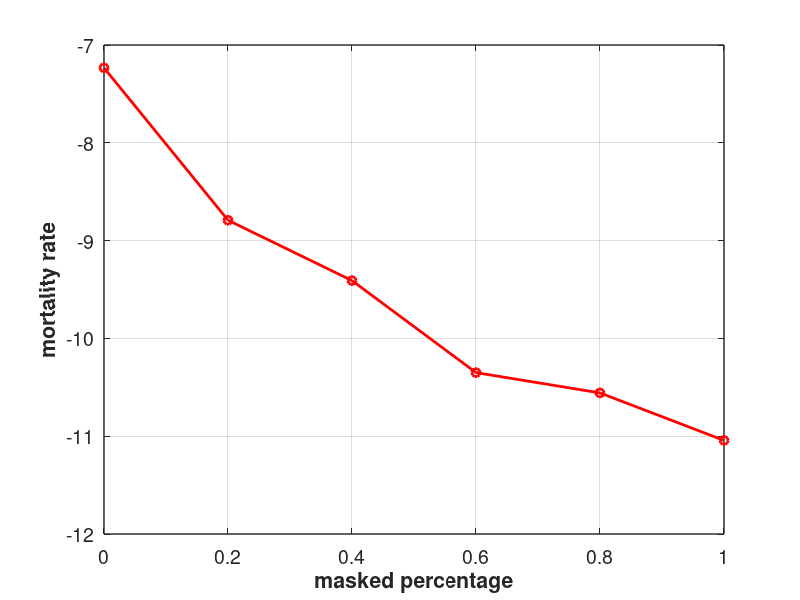
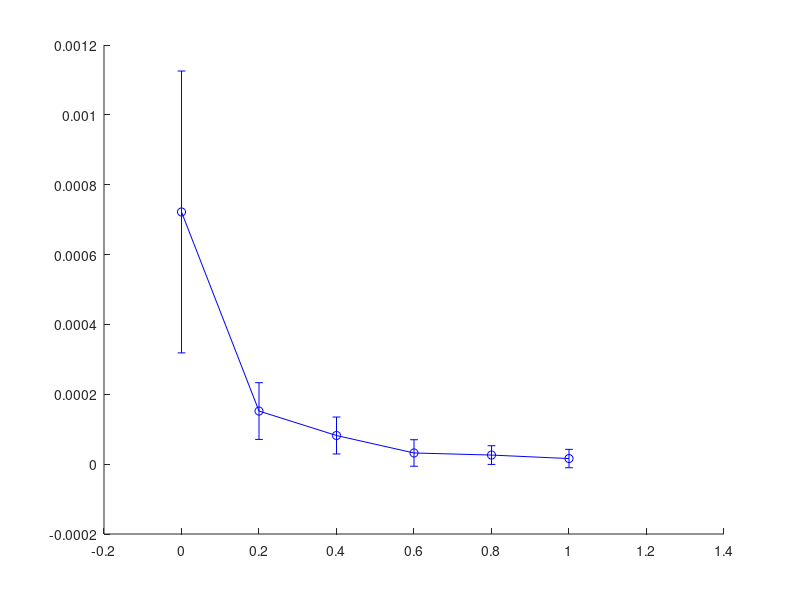

MATLAB code for these plots, in order: (Note: this script raises an error after producing the figures.)
num_trial = 6;

peak_infected = zeros(1,num_trial);
peak_infected_std = zeros(1,num_trial);
death_200d = zeros(1,num_trial);
death_200d_std = zeros(1,num_trial);
peak_infected_ratio = zeros(1,num_trial);
peak_infected_std_ratio = zeros(1,num_trial);
death_200d_ratio = zeros(1,num_trial);
death_200d_std_ratio = zeros(1,num_trial);

x_cord  = 1;
load 0.00_0.20.mat
peak_infected(:,x_cord ) = mean(max(tot_infected_n));
peak_infected_std(:,x_cord ) = std(max(tot_infected_n));
death_200d(:,x_cord ) = mean(tot_dead_n(floor(num_iter),:));
death_200d_std(:,x_cord ) = std(tot_dead_n(floor(num_iter),:));
peak_infected_ratio(:,x_cord ) = peak_infected(:,x_cord ) / num_population;
peak_infected_std_ratio(:,x_cord ) = peak_infected_std(:,x_cord ) / num_population;
death_200d_ratio(:,x_cord ) = death_200d(:,x_cord ) / num_population;
death_200d_std_ratio(:,x_cord ) = death_200d_std(:,x_cord ) / num_population;

x_cord  = x_cord  + 1;
load 0.20_0.20.mat
peak_infected(:,x_cord ) = mean(max(tot_infected_n));
peak_infected_std(:,x_cord ) = std(max(tot_infected_n));
death_200d(:,x_cord ) = mean(tot_dead_n(floor(num_iter),:));
death_200d_std(:,x_cord ) = std(tot_dead_n(floor(num_iter),:));
peak_infected_ratio(:,x_cord ) = peak_infected(:,x_cord ) / num_population;
peak_infected_std_ratio(:,x_cord ) = peak_infected_std(:,x_cord ) / num_population;
death_200d_ratio(:,x_cord ) = death_200d(:,x_cord ) / num_population;
death_200d_std_ratio(:,x_cord ) = death_200d_std(:,x_cord ) / num_population;

x_cord   = x_cord  + 1;
load 0.40_0.20.mat
peak_infected(:,x_cord ) = mean(max(tot_infected_n));
peak_infected_std(:,x_cord ) = std(max(tot_infected_n));
death_200d(:,x_cord ) = mean(tot_dead_n(floor(num_iter),:));
death_200d_std(:,x_cord ) = std(tot_dead_n(floor(num_iter),:));
peak_infected_ratio(:,x_cord ) = peak_infected(:,x_cord ) / num_population;
peak_infected_std_ratio(:,x_cord ) = peak_infected_std(:,x_cord ) / num_population;
death_200d_ratio(:,x_cord ) = death_200d(:,x_cord ) / num_population;
death_200d_std_ratio(:,x_cord ) = death_200d_std(:,x_cord ) / num_population;

x_cord   = x_cord  + 1;
load 0.60_0.20.mat
peak_infected(:,x_cord ) = mean(max(tot_infected_n));
peak_infected_std(:,x_cord ) = std(max(tot_infected_n));
death_200d(:,x_cord ) = mean(tot_dead_n(floor(num_iter),:));
death_200d_std(:,x_cord ) = std(tot_dead_n(floor(num_iter),:));
peak_infected_ratio(:,x_cord ) = peak_infected(:,x_cord ) / num_population;
peak_infected_std_ratio(:,x_cord ) = peak_infected_std(:,x_cord ) / num_population;
death_200d_ratio(:,x_cord ) = death_200d(:,x_cord ) / num_population;
death_200d_std_ratio(:,x_cord ) = death_200d_std(:,x_cord ) / num_population;

x_cord   = x_cord  + 1;
load 0.80_0.20.mat
peak_infected(:,x_cord ) = mean(max(tot_infected_n));
peak_infected_std(:,x_cord ) = std(max(tot_infected_n));
death_200d(:,x_cord ) = mean(tot_dead_n(floor(num_iter),:));
death_200d_std(:,x_cord ) = std(tot_dead_n(floor(num_iter),:));
peak_infected_ratio(:,x_cord ) = peak_infected(:,x_cord ) / num_population;
peak_infected_std_ratio(:,x_cord ) = peak_infected_std(:,x_cord ) / num_population;
death_200d_ratio(:,x_cord ) = death_200d(:,x_cord ) / num_population;
death_200d_std_ratio(:,x_cord ) = death_200d_std(:,x_cord ) / num_population;

x_cord   = x_cord  + 1;
load 1.00_0.20.mat
peak_infected(:,x_cord ) = mean(max(tot_infected_n));
peak_infected_std(:,x_cord ) = std(max(tot_infected_n));
death_200d(:,x_cord ) = mean(tot_dead_n(floor(num_iter),:));
death_200d_std(:,x_cord ) = std(tot_dead_n(floor(num_iter),:));
peak_infected_ratio(:,x_cord ) = peak_infected(:,x_cord ) / num_population;
peak_infected_std_ratio(:,x_cord ) = peak_infected_std(:,x_cord ) / num_population;
death_200d_ratio(:,x_cord ) = death_200d(:,x_cord ) / num_population;
death_200d_std_ratio(:,x_cord ) = death_200d_std(:,x_cord ) / num_population;

masked_percentage = [0.00, 0.20, 0.40, 0.60, 0.80, 1.00];
dist_dec = 0.20;

% log function
log_death_200d_ratio = log(death_200d_ratio);
log_peak_infected_ratio = log(peak_infected_ratio);

plot(masked_percentage, log_death_200d_ratio, 'r-o','LineWidth',2);
xlabel('masked percentage','FontSize',14,'FontWeight','bold')
ylabel('mortality rate','FontSize',14,'FontWeight','bold')
set(gca,'FontSize',14,'LineWidth',1)
grid on

figure()
errorbar(masked_percentage, death_200d_ratio, death_200d_std_ratio, 'b-o','LineWidth',2)
xlabel('masked percentage','FontSize',14,'FontWeight','bold')
ylabel('mortality rate','FontSize',14,'FontWeight','bold')
set(gca,'FontSize',14,'LineWidth',1)
grid on

% figure()
% plot(masked_percentage, log_peak_infected_ratio, 'r-o');
% xlabel('masked percentage')
% ylabel('infection peak')
% figure()
% errorbar(masked_percentage, peak_infected_ratio, peak_infected_std_ratio, 'b-o')
% xlabel('masked percentage')
% ylabel('infection peak')